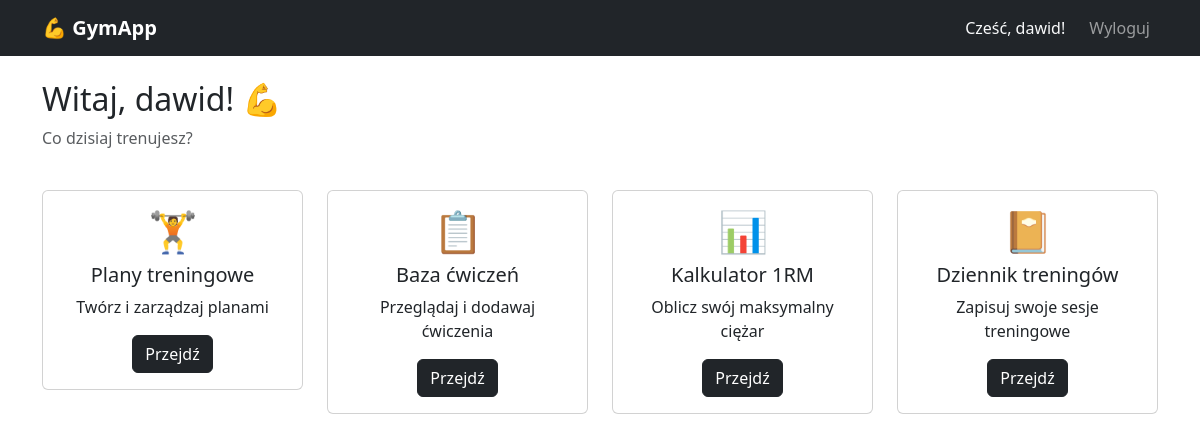
The app's page / (signed in), older data.
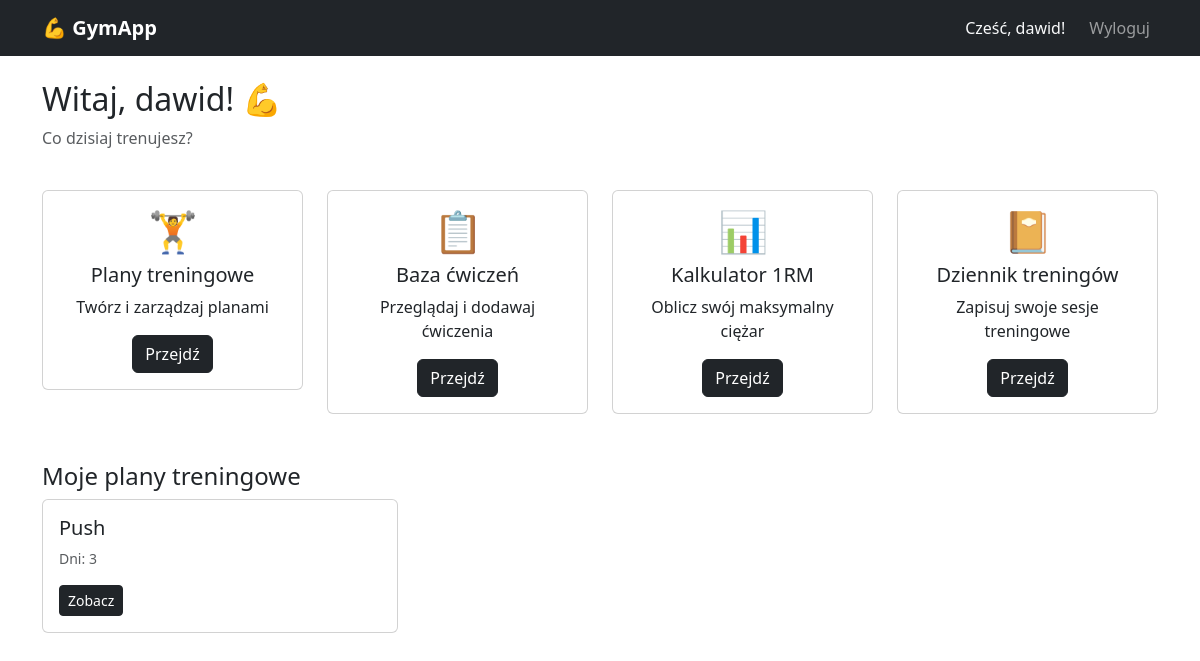
The same page, newer data.
### tracker/models.py (models this page shows, shortened)
class PlanTreningowy(models.Model):
    nazwa = models.CharField(max_length=100)
    opis = models.TextField(blank=True)
    uzytkownik = models.ForeignKey(User, on_delete=models.CASCADE)
    data_utworzenia = models.DateTimeField(auto_now_add=True)
    czy_publiczny = models.BooleanField(default=False)
    class Meta:
        verbose_name = 'Plan treningowy'
        verbose_name_plural = 'Plany treningowe'

### tracker/views.py (the view)
# urls.py: path('', views.dashboard, name='dashboard'),
@login_required
def dashboard(request):
    moje_plany = PlanTreningowy.objects.filter(uzytkownik=request.user)[:3]
    ostatnie_cwiczenia = Cwiczenie.objects.filter(czy_publiczne=True)[:6]
    return render(request, 'tracker/dashboard.html', {
        'moje_plany': moje_plany,
        'ostatnie_cwiczenia': ostatnie_cwiczenia,
    })

### tracker/templates/tracker/dashboard.html (shortened to what this page needs)
{% extends 'base.html' %}
{% block zawartosc %}
<div class="row">
    <div class="col-12">
        <h2>Witaj, {{ request.user.username }}! 💪</h2>
        <p class="text-muted">Co dzisiaj trenujesz?</p>
    </div>
</div>
<div class="row mt-4">
    <div class="col-md-3">
        <div class="card text-center">
            <div class="card-body">
                <h1>🏋️</h1>
                <h5 class="card-title">Plany treningowe</h5>
                <p class="card-text">Twórz i zarządzaj planami</p>
                <a href="{% url 'lista_planow' %}" class="btn btn-dark">Przejdź</a>
            </div>
        </div>
    </div>
    <div class="col-md-3">
        <div class="card text-center">
            <div class="card-body">
                <h1>📋</h1>
                <h5 class="card-title">Baza ćwiczeń</h5>
                <p class="card-text">Przeglądaj i dodawaj ćwiczenia</p>
                <a href="{% url 'lista_cwiczen' %}" class="btn btn-dark">Przejdź</a>
            </div>
        </div>
    </div>
    <div class="col-md-3">
        <div class="card text-center">
            <div class="card-body">
                <h1>📊</h1>
                <h5 class="card-title">Kalkulator 1RM</h5>
                <p class="card-text">Oblicz swój maksymalny ciężar</p>
                <a href="{% url 'kalkulator_1rm' %}" class="btn btn-dark">Przejdź</a>
            </div>
        </div>
    </div>
    <div class="col-md-3">
        <div class="card text-center">
            <div class="card-body">
                <h1>📔</h1>
                <h5 class="card-title">Dziennik treningów</h5>
                <p class="card-text">Zapisuj swoje sesje treningowe</p>
                <a href="{% url 'dziennik' %}" class="btn btn-dark">Przejdź</a>
            </div>
        </div>
    </div>
</div>
{% if moje_plany %}
<div class="row mt-5">
    <div class="col-12">
        <h4>Moje plany treningowe</h4>
    </div>
    {% for plan in moje_plany %}
    <div class="col-md-4 mb-3">
        <div class="card">
            <div class="card-body">
                <h5 class="card-title">{{ plan.nazwa }}</h5>
                <p class="text-muted small">Dni: {{ plan.dni.count }}</p>
                <a href="{% url 'szczegoly_planu' plan.pk %}" class="btn btn-dark btn-sm">Zobacz</a>
            </div>
        </div>
    </div>
    {% endfor %}
</div>
{% endif %}
{% endblock %}

Row changes from the older to the newer data that the page shows:
added PlanTreningowy: nazwa "Push", dni.count "3"
Text that changed along with them:
text now shown: "Moje plany treningowe"
